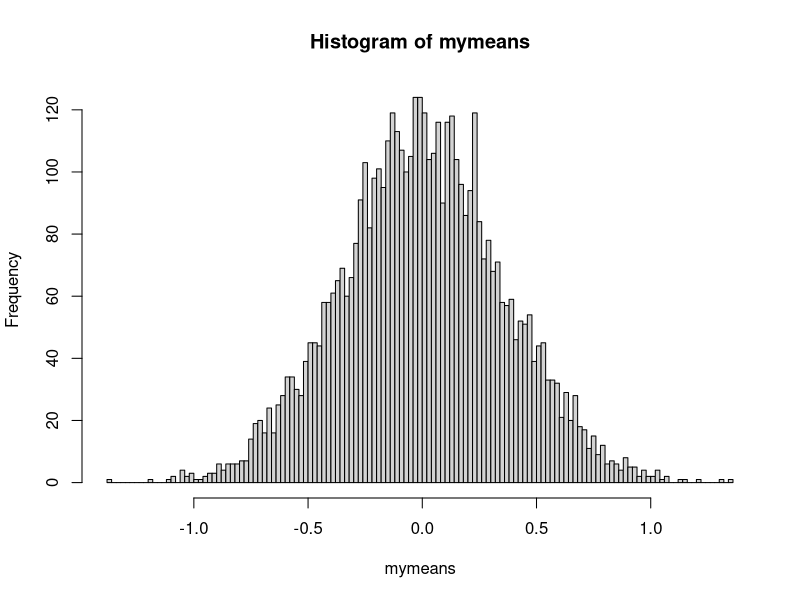
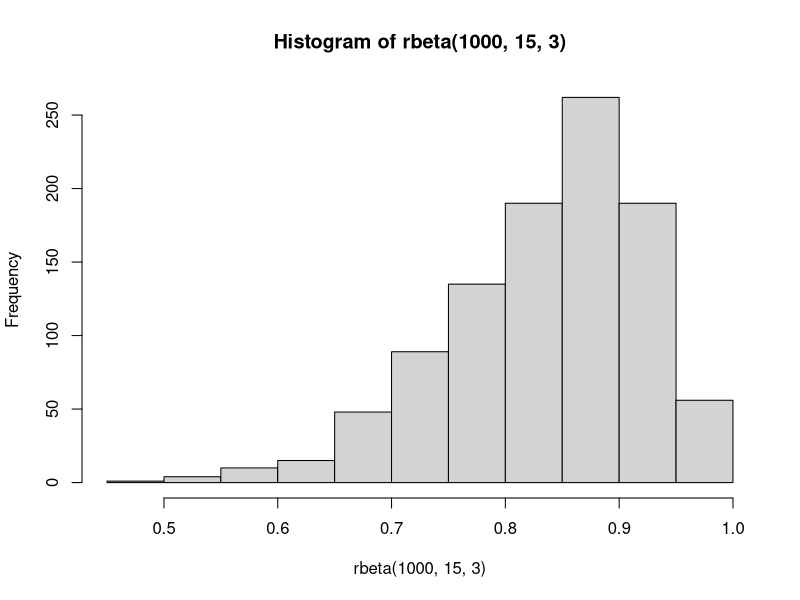
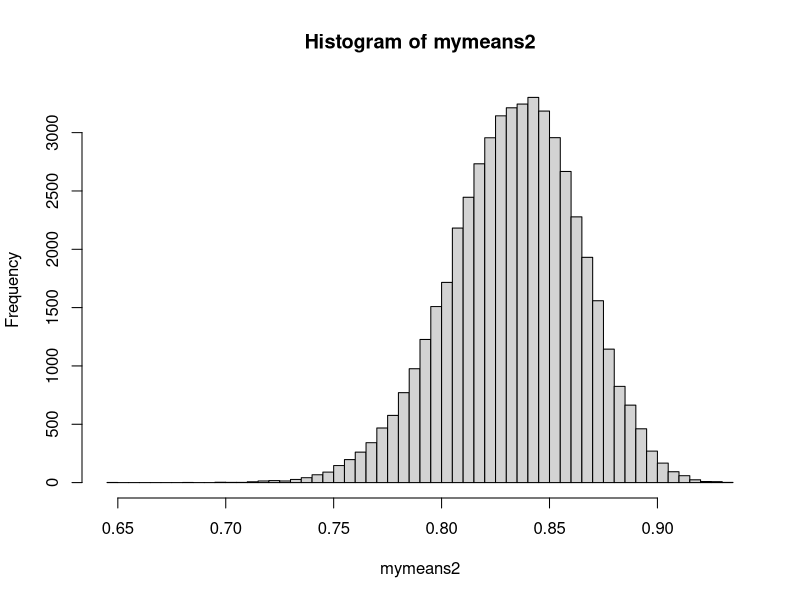

Write R code to recreate these figures, in order.

# Packages are R programs written by regular users like you and I.  They typically
# calculate specialized statistics that aren't available in programs like SAS or SPSS.
# Be careful though, because that also means there's no quality control!

# The psych package is a very popular package for calculating statistics needed
# for quantitative analysis in psychology.  Sometimes packages contain practice
# data sets, and the psych package has a useful data set for us to use:  bfi

# To access the psych package, first we need to install the psych package:

install.packages("psych")

# Once it's installed, you "open" the package by calling it from the library.
# The functions and datasets from the package won't be available until you 
# use the library call:

library(psych)

# We're going to use the bfi data set.  Once the psych package is loaded,
# all we do is refer to the data set by its name: bfi.

# Let's peak at the top six rows of the data set:

head(bfi)

# How many cases are in the data?  We can get this by using the number of rows function:

nrow(bfi)

# How many columns?

ncol(bfi)

# We can get both the rows and the columns using the dimension function:

dim(bfi)

# The bfi data is a personality questionnaire with 25 items based on the five-factor
# theory of personality.

# We don't want all of the variables.  For example, we don't care about the demographic 
# variables.  So we can create a new dataset that has only the variables of interest.

# We can do this many ways:

OCEAN<-bfi[,1:25]

OCEAN<-bfi[,-c(26,27,28)]

OCEAN<-bfi[,c("A1","A2","A3","A4","A5",
              "C1","C2","C3","C4","C5",
              "E1","E2","E3","E4","E5",
              "N1","N2","N3","N4","N5",
              "O1","O2","O3","O4","O5")]

OCEAN<-cbind(bfi$A1,bfi$A2, bfi$A3, bfi$A4, bfi$A5,
             bfi$C1,bfi$C2, bfi$C3, bfi$C4, bfi$C5,
             bfi$E1,bfi$E2, bfi$E3, bfi$E4, bfi$E5,
             bfi$N1,bfi$N2, bfi$N3, bfi$N4, bfi$N5,
             bfi$O1,bfi$O2, bfi$O3, bfi$O4, bfi$O5)

# Note, however, if we use the cbind() "column bind" function, we lose the column names.
# We can put the column names back using the colnames() funciton:

colnames(OCEAN)<-c("A1","A2","A3","A4","A5",
                   "C1","C2","C3","C4","C5",
                   "E1","E2","E3","E4","E5",
                   "N1","N2","N3","N4","N5",
                   "O1","O2","O3","O4","O5")

# The psych package has some useful funcitons, like "calculate Cronbach's Alpha":

alpha(OCEAN)

# Only calc alpha for the first construct "A":
alpha(OCEAN[,c(1:5)],check.keys = TRUE)

myalpha<-alpha(OCEAN)

attributes(myalpha)

# This would be a lot of work by hand.  And certainly no other program (SPSS, SAS, etc.) will do this for
# you with such highly customized informaiton.

# We can create our own functions!  This makes life a lot easier if we have to do many analyses,
# or if we have to repeat the same analysis over and over again, etc.  Having a function reduces
# computation time, and we can use it to format output and so on.

# First, let's remove the NA (missing) rows from the data.  This function, na.omit() removes 
# any row (person) that has at least one NA in their record.  This is called case-wise deletion.

OCEAN.clean<-na.omit(OCEAN)

# How many cases did we lose?

dim(OCEAN.clean)

# Now let's write a function that calculates the mean, sd, max, and min values for a variable.

# First, we'll look at the basic structure of a function.

basicfunc1<-function(){ # we name the function, and then tell R that we're creating a function
  print("Hello world!") # this is what the function should do.
}

# After we teach R the function, we have to call it:
basicfunc1()

# We can also put input into our function:
basicfunc2<-function(anumber){ # Now we put an argument in the funciton() function.  R will use it inside:
  newnumber<-anumber+1
  print(newnumber)
}

basicfunc2(54)

# So, using this information, let's create our function that calculates basic descriptives:

sumfunc<-function(thedata){
  
  output.mean <-mean(thedata)
  output.sd   <-sd(thedata)
  output.max  <-max(thedata)
  output.min  <-min(thedata)
  
  all.output<-c(output.mean,   # the c() (combine) function takes several pieces of information and
                output.sd,     # turns them into one "string" or vector of information.  Functions
                output.max,    # like to return only one "thing".
                output.min)
  
  # print("Calculations complete!")
  
  print(all.output)
  
}

# Let's shove a variable in there and see what it does!

sumfunc(OCEAN.clean[,1]) # Recall that the first value in the straight brackets is the row, 
                         # the second value is the column.  When one of the values is blank,
                         # it returns all values.  In this case, all rows will be used,
                         # but only the first column.

# We can't put all of the variables in, though:

sumfunc(OCEAN.clean[,1:25])

# It returns the overall mean and the overal sd for all 25 variables.

# If we want to see this for all variables, we have to loop.

# First, a practice loop:

for(j in 1:10){ # this is a for loop.  "For" each of the items in 1:10 (1,2,3,...,9,10), the 
  print(j)      # loop will do whatever's in the curly brackets.
}

# So we can shove our function within a loop:

for(i in 1:ncol(OCEAN.clean)){  # the indexing is now dynamic.
  sumfunc(OCEAN.clean[,i])      # For each iteration, the i index will advance to the next column of the data.
}



# But we can't tell which line is which variable.

for(i in 1:ncol(OCEAN.clean)){
  print(colnames(OCEAN.clean)[i])  # Note that colnames is a vector, so we don't put a comma in the straight brackets.
  sumfunc(OCEAN.clean[,i])
  
  #print(paste(colnames(OCEAN.clean)[i], sumfunc(OCEAN.clean[,i])))
  
}

colSums(OCEAN.clean[,1:5])
rowSums(OCEAN.clean[,1:5])

rowsums<-rowSums(OCEAN.clean[,1:5])

colavg<-apply(OCEAN.clean[,1:5],1,mean) 
  # apply(DATA, row or column, function)
  # apply(data, (row=1, column=2), function)

#get the sums for A and O
A.sum<-rowSums(OCEAN.clean[,1:5])
O.sum<-rowSums(OCEAN.clean[,21:25])

#get the correlation between A and O scores
cor(A.sum,O.sum)

#apply the "sumfunc" descriptives function to all columns in the OCEAN data
apply(OCEAN.clean,2,sumfunc)

# a simple regression, predicting A scores based on O scores
myline<-lm(A.sum~O.sum)
attributes(myline)

# Take a random sample from OCEAN

set.seed(1)

OCEAN.sample<-sample(1:nrow(OCEAN.clean), 
                     100,
                     replace=FALSE)

OCEAN.sample<-OCEAN.clean[OCEAN.sample,]

# CLT

draw1<-rnorm(10,mean=100,sd=15)
draw2<-rnorm(10,mean=100,sd=15)

# create a vector to collect our results
mymeans<-vector()

# loop through 5000 hypothetical samples
for(i in 1:5000){
  draw<-mean(rnorm(8)) # draw 8 observations from Z
  mymeans<-c(mymeans,draw) # add it to the vector
}

# Look at the distribrution
hist(mymeans,breaks=100)


# let's try it with a non-normal distribution
hist(rbeta(1000,15,3))

# if 15 successes and 3 failures, the expected
# success rate is 15/(15+3)=.83333

mymeans2<-vector()
for(i in 1:50000){
  
  draw<-mean(rbeta(8,15,3))
  mymeans2<-c(mymeans2,draw)
  
}

hist(mymeans2,breaks=100)























